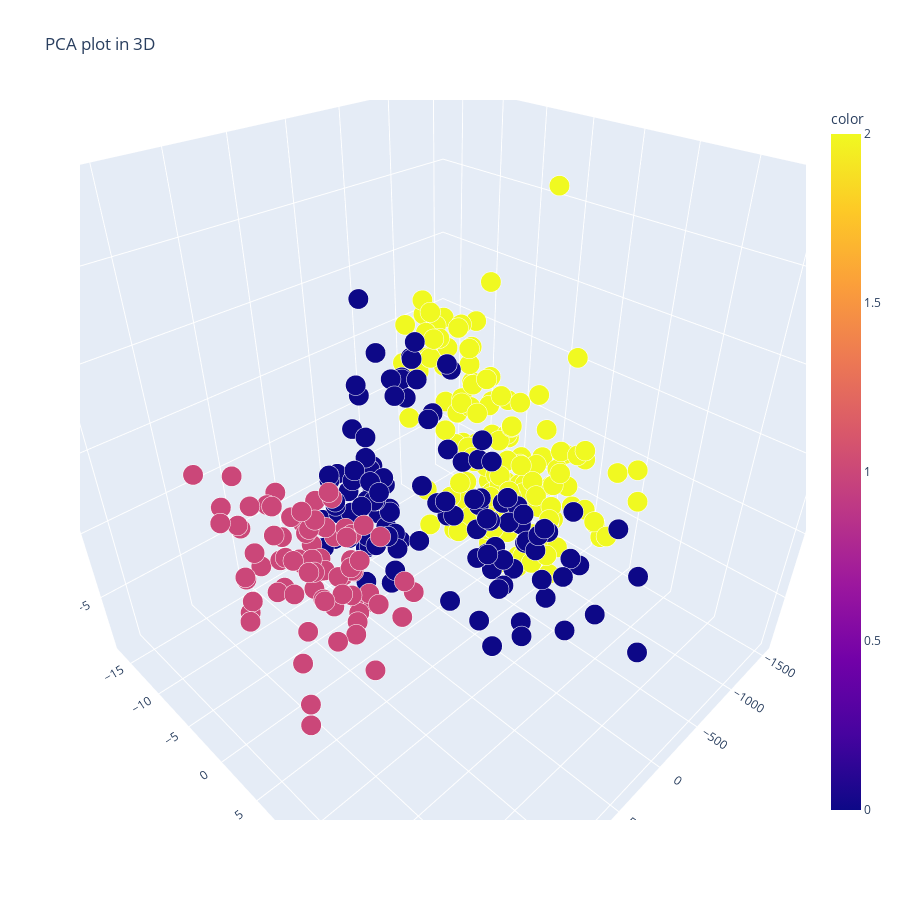

Source (notebook cell):
### Code cell
PCAplot3D(X, pred_k)

### Figure 1 — Plotly figure (JSON) as saved in the notebook; plotly's stock layout.template omitted (floating-point values rounded to 4 significant figures; data arrays with more than 128 entries replaced by an {"elided": "..."} marker saying what was removed)
{"data": [{"hovertemplate": "PC 1=%{x}<br>PC 2=%{y}<br>PC 3=%{z}<br>size=%{marker.size}<br>color=%{marker.color}<extra></extra>", "legendgroup": "", "marker": {"color": {"elided": "341 int values"}, "coloraxis": "coloraxis", "opacity": 1, "size": {"elided": "341 float values"}, "sizemode": "area", "sizeref": 0.00025, "symbol": "circle"}, "mode": "markers", "name": "", "scene": "scene", "showlegend": false, "type": "scatter3d", "x": {"elided": "341 float values"}, "y": {"elided": "341 float values"}, "z": {"elided": "341 float values"}}], "layout": {"coloraxis": {"colorbar": {"title": {"text": "color"}}, "colorscale": [[0, "#0d0887"], [0.1111, "#46039f"], [0.2222, "#7201a8"], [0.3333, "#9c179e"], [0.4444, "#bd3786"], [0.5556, "#d8576b"], [0.6667, "#ed7953"], [0.7778, "#fb9f3a"], [0.8889, "#fdca26"], [1, "#f0f921"]]}, "height": 900, "legend": {"itemsizing": "constant", "tracegroupgap": 0}, "scene": {"aspectmode": "auto", "aspectratio": {"x": 1, "y": 1, "z": 1}, "camera": {"center": {"x": 0, "y": 0, "z": 0}, "eye": {"x": 0.9218, "y": 0.9218, "z": 0.9218}, "projection": {"type": "perspective"}, "up": {"x": 0, "y": 0, "z": 1}}, "domain": {"x": [0, 1], "y": [0, 1]}, "xaxis": {"title": {"text": "PC 1"}, "type": "linear"}, "yaxis": {"title": {"text": "PC 2"}, "type": "linear"}, "zaxis": {"title": {"text": "PC 3"}, "type": "linear"}}, "title": {"text": "PCA plot in 3D"}, "width": 900}}
